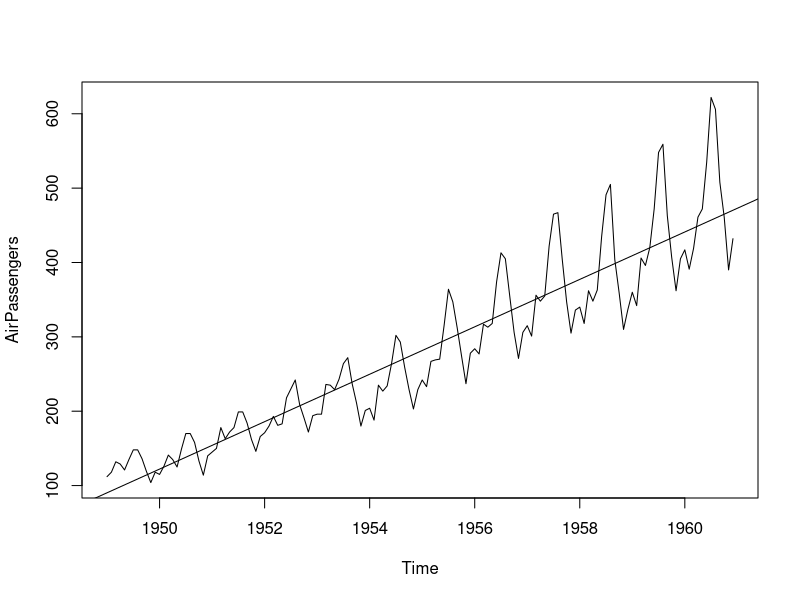
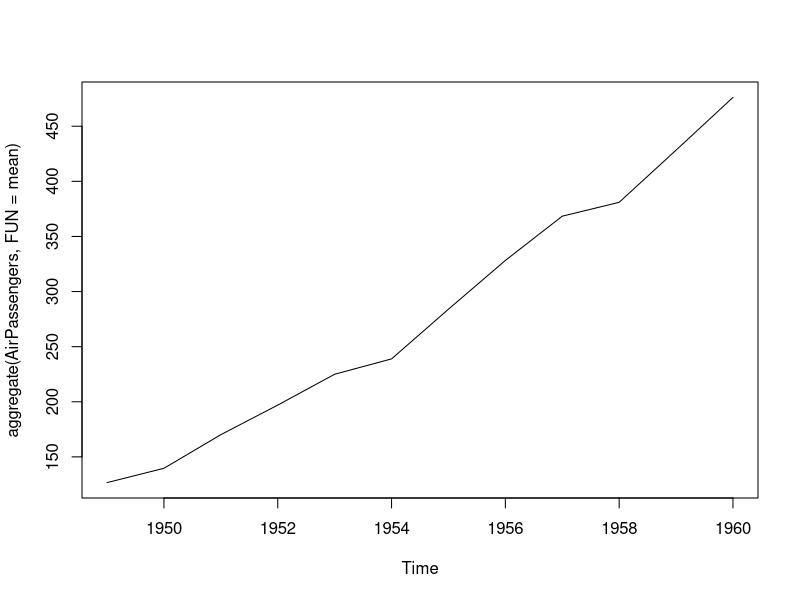
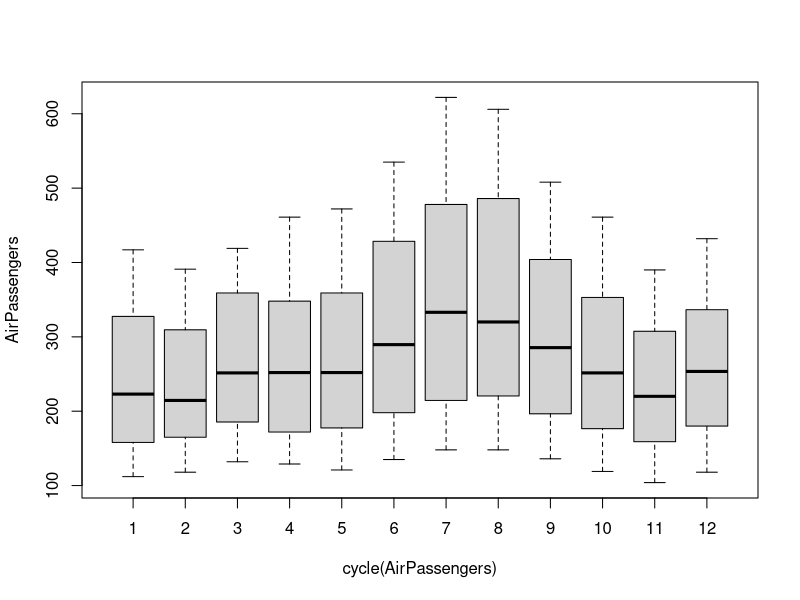
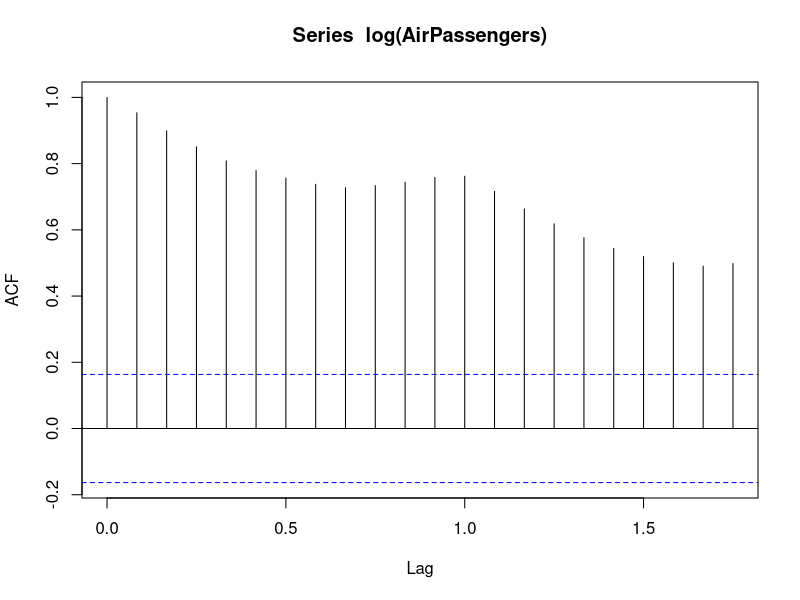
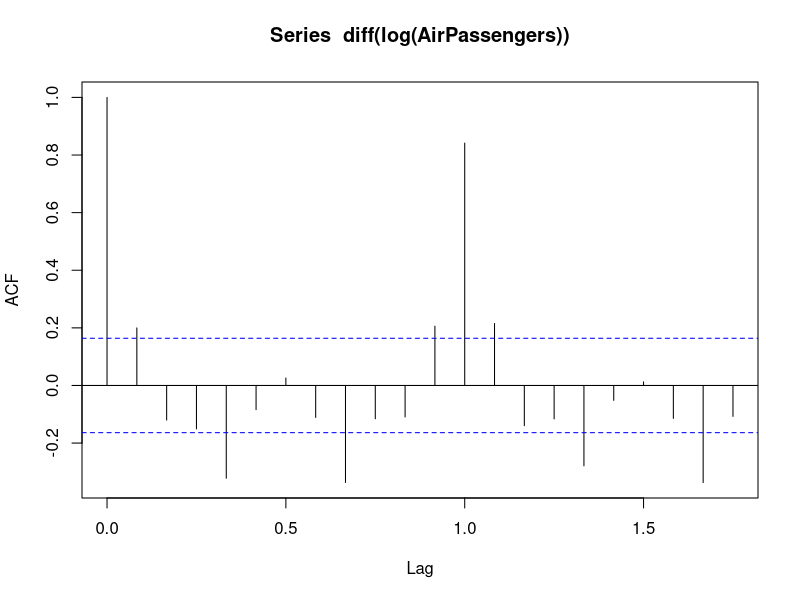

The R source for these figures, in order:
data(AirPassengers) 

#This tells you that the data series is in a time series format
class(AirPassengers)

#This is the start of the time series
start(AirPassengers) 

#This is the end of the time series
end(AirPassengers) 

#The cycle of this time series is 12 months in a year
frequency(AirPassengers) 

#The number of passengers are distributed across the spectrum
summary(AirPassengers) 

#This will plot the time series
plot(AirPassengers)

# This will fit in a line
abline(reg=lm(AirPassengers~time(AirPassengers))) 

#This will print the cycle across years
cycle(AirPassengers) 

plot(aggregate(AirPassengers,FUN=mean))


#Box plot across months will give us a sense on seasonal effect
boxplot(AirPassengers~cycle(AirPassengers)) 

# ACF is a plot of total correlation between different lag functions.
acf(log(AirPassengers))

acf(diff(log(AirPassengers)))
